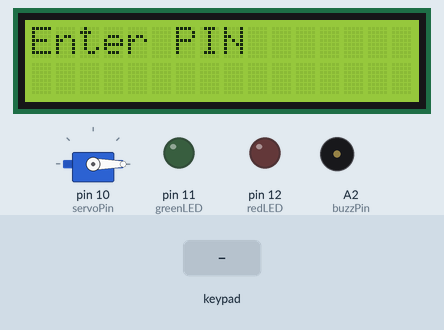
A sketch run on a simulated Arduino Uno, built with avr-gcc and run on an emulated ATmega328P. Parts: servo, 16×2 character LCD, output pins drawn as LEDs (lit = HIGH), buzzer (waves = sounding). Inputs (shaded band) come from the test bench. What the sketch prints to the serial monitor is not drawn.

Above: at 1.2 s.
1.3 s: keypad keys 0 0 0 0 pressed 0.4 s apart
At 3.5 s:
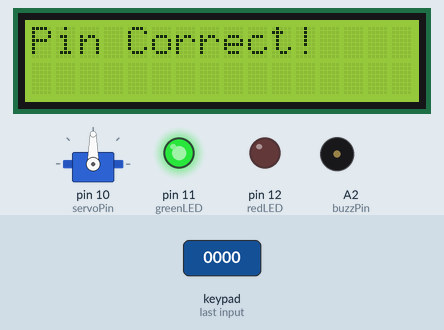
4.4 s: keypad keys 9 8 7 6 pressed 0.4 s apart
At 8.6 s:
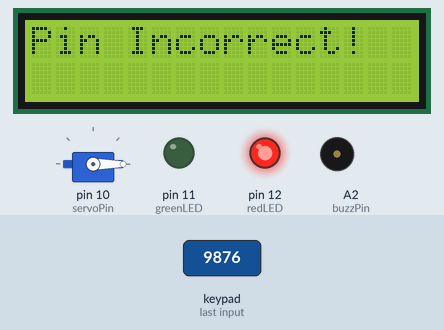
9.0 s: key '1' pressed
At 11.8 s:
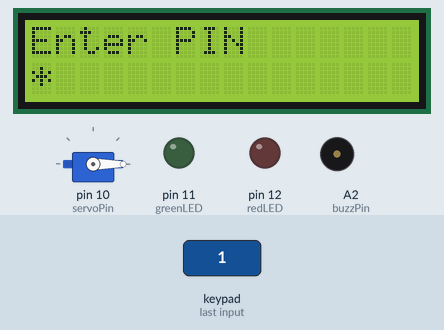
12.0 s: key '2' pressed
At 12.5 s:
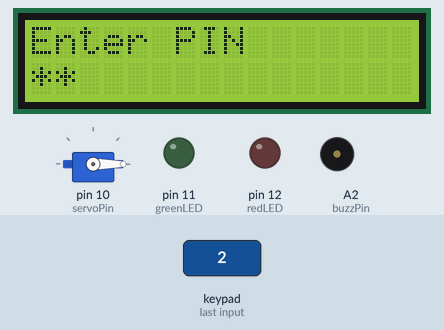
Timing chart, 0 to 14.5 s (numbered marks = the images above; inputs shaded):
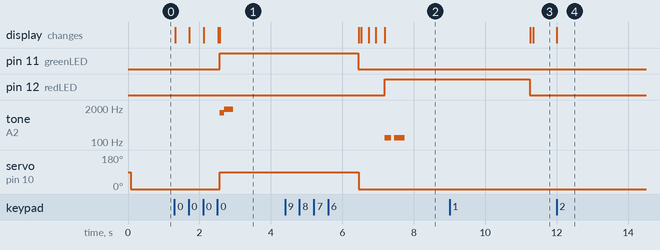

The sketch:

Arduino_Sentinel.ino
```cpp
#include <Keypad.h>
#include <LiquidCrystal_I2C.h>
#include <Servo.h>
#include <string.h>

LiquidCrystal_I2C lcd(0x27, 16, 2);

const int buzzPin = A2;
const int redLED = 12;
const int greenLED = 11;
const int servoPin = 10;

Servo lock;

const int maxTries = 4;
int tries = 0;
const int lockoutTime = 15;
int countdown;
int breaches = 0;

const int lockedPos = 0;
const int unlockedPos = 90;
int delayTime = 3500;
int littleDelay = 25;

byte position = 0;
char enteredPIN[5];
char correctPIN[5] = "0000";   // Placeholder- change to your desired pin

// Number of rows and columns
const byte ROWS = 4;
const byte COLS = 4;

// Keypad layout
char keys[ROWS][COLS] = {
  { '1', '2', '3', 'A' },
  { '4', '5', '6', 'B' },
  { '7', '8', '9', 'C' },
  { '*', '0', '#', 'D' }
};

// Arduino pin connections
byte rowPins[ROWS] = { 9, 8, 7, 6 };
byte colPins[COLS] = { 5, 4, 3, 2 };

// Create keypad object
Keypad myKeypad = Keypad(
  makeKeymap(keys),
  rowPins,
  colPins,
  ROWS,
  COLS);

void playCorrectSound() {
  tone(buzzPin, 1319);
  delay(130);
  tone(buzzPin, 1760);
  delay(250);
  noTone(buzzPin);
}

void playIncorrectSound() {
  tone(buzzPin, 147);
  delay(180);
  noTone(buzzPin);
  delay(80);

  tone(buzzPin, 147);
  delay(300);
  noTone(buzzPin);
}

void lockout() {
  countdown = lockoutTime + (lockoutTime * breaches);
  digitalWrite(redLED, HIGH);
  for (countdown; countdown > 0; countdown--) {
    for (int freq = 500; freq <= 1500; freq += 10) {
    tone(buzzPin, freq);
    delay(5);
  }
    lcd.clear();
    lcd.home();
    lcd.print("SECURITY BREACH");
    lcd.setCursor(0, 1);
    lcd.print("RETURNS IN...");
    lcd.print(countdown);
    for (int freq = 1500; freq >= 500; freq -= 10) {
    tone(buzzPin, freq);
    delay(5);
  }
  }
  digitalWrite(redLED, LOW);
  noTone(buzzPin);
  tries = 0;
  breaches++;
}

void initialize() {
  position = 0;
  enteredPIN[0] = '\0';
  lcd.clear();
  lcd.home();
  lcd.print("Enter PIN");
  lcd.setCursor(0, 1);
  lock.write(lockedPos);
}

void setup() {
  Serial.begin(9600);
  Serial.println("Keypad Ready!");

  pinMode(buzzPin, OUTPUT);
  pinMode(redLED, OUTPUT);
  pinMode(greenLED, OUTPUT);

  lock.attach(servoPin);

  digitalWrite(redLED, LOW);
  digitalWrite(greenLED, LOW);

  lcd.init();
  lcd.backlight();

  initialize();
}

void loop() {
  char key = myKeypad.getKey();

  if (position == 4) {
    if (strcmp(enteredPIN, correctPIN) == 0) {
      lcd.clear();
      lcd.setCursor(0, 0);
      lcd.print("Pin Correct!");
      digitalWrite(greenLED, HIGH);
      lock.write(unlockedPos);
      playCorrectSound();
      tries = 0;
      breaches = 0;
    }
    else {
      lcd.clear();
      lcd.setCursor(0, 0);
      lcd.print("Pin Incorrect!");
      digitalWrite(redLED, HIGH);
      playIncorrectSound();
      tries++;
      if (tries >= maxTries) {
      lockout();
    }
    }
    delay(delayTime);
    digitalWrite(redLED, LOW);
    digitalWrite(greenLED, LOW);
    initialize();
  }

  if (key) {
    if (key == '*') {
      initialize();
    }
    if (key >= '0' && key <= '9' && position < 4) {
    enteredPIN[position] = key;
    position++;
    enteredPIN[position] = '\0';
    lcd.print("*");
    }
  }
  delay(littleDelay);
}
```

Measured:
- after the input at 1.3 s, pin 11 (greenLED): LOW → HIGH after 1.3 s; tone on A2 (buzzPin): silent → 1319 Hz after 1.3 s, → 1760 Hz 0.13 s later, → silent 0.25 s later; servo on pin 10 (servoPin): 0° → 90° after 1.3 s; the display: first changes at once (image 1 shows a later state)
- after the input at 4.4 s, pin 12 (redLED): LOW → HIGH after 2.8 s; tone on A2 (buzzPin): silent → 147 Hz after 2.8 s, → silent 0.18 s later, → 147 Hz 0.08 s later, → silent 0.30 s later; the display: first differs from a run without the input after 2.1 s (image 2 shows a later state)
- after the input at 9.0 s, the display: first differs from a run without the input after 2.3 s (image 3)
- after the input at 12.0 s, the display: changes at once (image 4)
